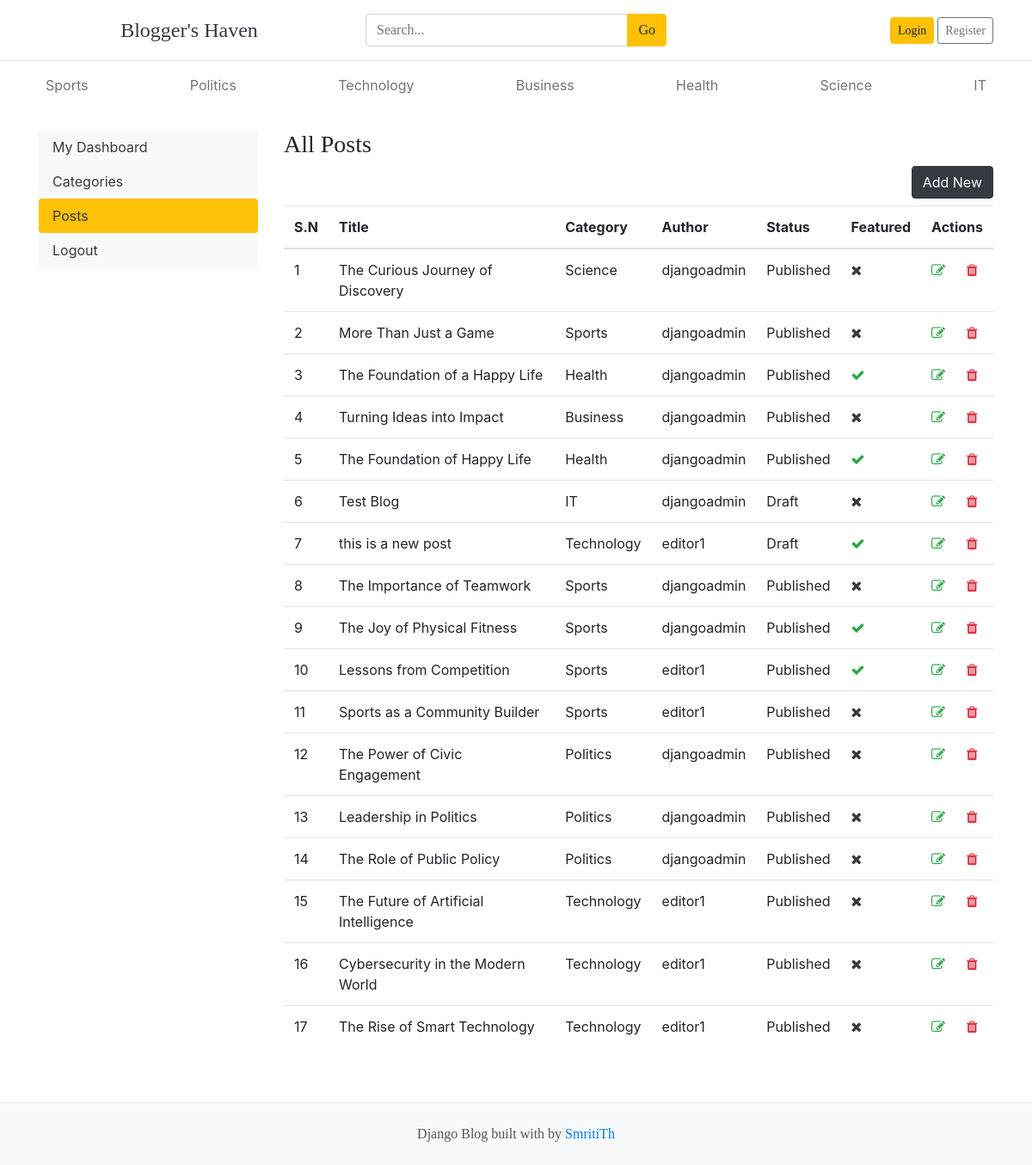
The app's page /dashboard/posts/ with its own data.
### blogs/models.py (models this page shows, shortened)
class Category(models.Model):
    category_name = models.CharField(max_length=50, unique=True)
    created_at = models.DateTimeField(auto_now_add=True)
    updated_at = models.DateTimeField(auto_now=True)
    class Meta:
        verbose_name_plural = "Categories"
    def __str__(self):
        return self.category_name

class Blog(models.Model):
    title = models.CharField(max_length=100)
    slug = models.SlugField(max_length=150, unique=True, blank=True)
    category = models.ForeignKey(Category, on_delete=models.CASCADE, related_name='blogs')
    author = models.ForeignKey(User, on_delete=models.CASCADE, related_name='blogs')
    featured_image = models.ImageField(upload_to='uploads/%Y/%m/%d/')
    short_description = models.TextField(max_length=5000)
    blog_body = models.TextField(max_length=2000)
    status = models.CharField(max_length=20, choices=STATUS_CHOICES, default="Draft")
    is_featured = models.BooleanField(default=False)
    created_at = models.DateTimeField(auto_now_add=True)
    updated_at = models.DateTimeField(auto_now=True)

### dashboards/views.py (the view)
# urls.py: path('posts/', views.posts, name='posts'),
def posts(request):
    posts = Blog.objects.all()
    context = {
        'posts' : posts,
    }
    return render(request, 'dashboard/posts.html', context)

### blogs/context_processors.py (called while the page is built)
def get_categories(request):
    categories=Category.objects.all()
    return dict(categories=categories)

def get_social_links(request):
    social_links = SocialLink.objects.all()
    return dict(social_links=social_links)

### templates/dashboard/posts.html (shortened to what this page needs)
{% extends 'base.html' %}
{% block content %}
<div class="row">
    {% include 'dashboard/sidebar.html' %}
     <div class="col-md-9">
        <h3> All Posts </h3>
        <a href="{% url 'add_post' %}" class="btn btn-dark text-light float-right mb-2">Add New</a>
        <table class="table table-hover">
  <thead>
    <tr>
      <th>S.N</th>
      <th>Title</th>
      <th>Category</th>
      <th>Author</th>
      <th>Status</th>
      <th>Featured</th>
      <th>Actions</th>
    </tr>
  </thead>
  <tbody>
    {% for post in posts %}
    <tr>
      <td>{{ forloop.counter }}</td>
      <td>{{ post.title }}</td>
      <td>{{ post.category }}</td>
      <td>{{ post.author }}</td>
      <td>{{ post.status }}</td>
      <td>{% if post.is_featured %}<i class="fa fa-check text-success"></i> {% else %}<i class="fa fa-times text-dark"></i>{% endif %} </td>
      <td>
        <a href="{% url 'edit_post' post.id %}"><i class="fa fa-edit text-success"></i></a>
        <a href="{% url 'delete_post' post.id %}"><i class="fa fa-trash text-danger"></i></a>
    </td>
    </tr>
    {% endfor %}
  </tbody>
</table>
    </div>
</div>
{% endblock %}

### templates/base.html (shortened to what this page needs)
{% load static %}
<!DOCTYPE html>
<html lang="en">
<head>
  <link href="https://getbootstrap.com/docs/4.0/dist/css/bootstrap.min.css" rel="stylesheet">
  <link rel="stylesheet" href="{% static 'css/blog.css' %}">
  <link rel="stylesheet" href="https://cdnjs.cloudflare.com/ajax/libs/font-awesome/4.7.0/css/font-awesome.min.css">
</head>
<body>
<header class="blog-header py-3 border-bottom">
  <div class="container">
    <div class="row align-items-center">
      <div class="col-4">
        <a class="text-dark h4 text-decoration-none" href="/">Blogger's Haven</a>
      </div>
      <div class="col-4">
        <form action="{% url 'search' %}" method="GET">
          <div class="input-group">
            <input class="form-control" type="text" name="keyword"
                   placeholder="Search..." />
            <div class="input-group-append">
              <button class="btn btn-warning" type="submit">Go</button>
            </div>
          </div>
        </form>
      </div>
      <div class="col-4 text-right">
        {% if not user.is_authenticated %}
        <a class="btn btn-sm btn-warning" href="{% url 'login' %}">Login</a>
        <a class="btn btn-sm btn-outline-secondary" href="{% url 'register' %}">Register</a>
        {% else %}
        <span><a href="{% url 'dashboard' %}">Dashboard</a></span>
        &emsp;
        <span><a href="{% url 'logout' %}">Logout</a></span>
        {% endif %}
      </div>
    </div>
  </div>
</header>
<div class="container">
  <nav class="nav d-flex justify-content-between py-2">
    {% for cat in categories %}
      <a class="p-2 text-muted" href="{% url 'posts_by_category' cat.id %}">
        {{ cat.category_name }}
      </a>
    {% endfor %}
  </nav>
</div>
<div class="container mt-4">
  {% block content %}{% endblock %}
</div>
<footer class="blog-footer mt-5">
  <p>Django Blog built with by <a href="{#}">SmritiTh</a></p>
</footer>
</body>
</html>

### blogger_haven/static/blog.css (style rules this page uses)
.blog-header { border-bottom: 1px solid #e5e5e5; }
h1, h2, h3, h4, h5, h6 { font-family: "Playfair Display", Georgia, "Times New Roman", serif; }
.blog-footer { padding: 2.5rem 0; color: #727272; text-align: center; background-color: #f9f9f9; border-top: .05rem solid #e5e5e5; }
.blog-footer p:last-child { margin-bottom: 0; }

### templates/base.html (style rules this page uses)
.blog-header { background-color: #ffffff; padding: 2rem 0; text-align: center; font-family: 'Playfair Display', serif; border-bottom: 1px solid #eaeaea; }
.blog-footer { background-color: #f8f9fa; padding: 1.5rem 0; text-align: center; font-family: 'Playfair Display', serif; border-top: 1px solid #eaeaea; color: #555; }
.blog-footer a { color: #007bff; text-decoration: none; }

### records on screen
Category: category_name "Sports"
Category: category_name "Politics"
Category: category_name "Technology"
Category: category_name "Business"
Category: category_name "Health"
Category: category_name "Science"
Category: category_name "IT"
Blog: title "The Curious Journey of Discovery", category "Science", author "djangoadmin", status "Published", is_featured False (drawn)
Blog: title "More Than Just a Game", category "Sports", author "djangoadmin", status "Published", is_featured False (drawn)
Blog: title "The Foundation of a Happy Life", category "Health", author "djangoadmin", status "Published", is_featured True (drawn)
Blog: title "Turning Ideas into Impact", category "Business", author "djangoadmin", status "Published", is_featured False (drawn)
Blog: title "The Foundation of Happy Life", category "Health", author "djangoadmin", status "Published", is_featured True (drawn)
Blog: title "Test Blog", category "IT", author "djangoadmin", status "Draft", is_featured False (drawn)
Blog: title "this is a new post", category "Technology", author "editor1", status "Draft", is_featured True (drawn)
Blog: title "The Importance of Teamwork", category "Sports", author "djangoadmin", status "Published", is_featured False (drawn)
Blog: title "The Joy of Physical Fitness", category "Sports", author "djangoadmin", status "Published", is_featured True (drawn)
Blog: title "Lessons from Competition", category "Sports", author "editor1", status "Published", is_featured True (drawn)
Blog: title "Sports as a Community Builder", category "Sports", author "editor1", status "Published", is_featured False (drawn)
Blog: title "The Power of Civic Engagement", category "Politics", author "djangoadmin", status "Published", is_featured False (drawn)
Blog: title "Leadership in Politics", category "Politics", author "djangoadmin", status "Published", is_featured False (drawn)
Blog: title "The Role of Public Policy", category "Politics", author "djangoadmin", status "Published", is_featured False (drawn)
Blog: title "The Future of Artificial Intelligence", category "Technology", author "editor1", status "Published", is_featured False (drawn)
Blog: title "Cybersecurity in the Modern World", category "Technology", author "editor1", status "Published", is_featured False (drawn)
Blog: title "The Rise of Smart Technology", category "Technology", author "editor1", status "Published", is_featured False (drawn)
